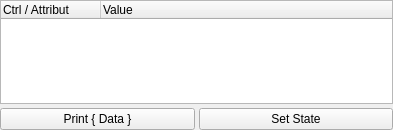
<?xml version="1.0" encoding="UTF-8"?>
<ui version="4.0">
 <class>Form</class>
 <widget class="QWidget" name="Form">
  <property name="geometry">
   <rect>
    <x>0</x>
    <y>0</y>
    <width>393</width>
    <height>130</height>
   </rect>
  </property>
  <property name="windowTitle">
   <string>Form</string>
  </property>
  <layout class="QVBoxLayout" name="verticalLayout">
   <property name="spacing">
    <number>4</number>
   </property>
   <property name="margin">
    <number>0</number>
   </property>
   <item>
    <layout class="QVBoxLayout" name="layout_attribute_state"/>
   </item>
   <item>
    <widget class="QTreeWidget" name="tree_switches">
     <column>
      <property name="text">
       <string>Ctrl / Attribut</string>
      </property>
     </column>
     <column>
      <property name="text">
       <string>Value</string>
      </property>
     </column>
    </widget>
   </item>
   <item>
    <layout class="QHBoxLayout" name="horizontalLayout">
     <item>
      <widget class="QPushButton" name="btn_print_state_switch">
       <property name="text">
        <string>Print { Data }</string>
       </property>
      </widget>
     </item>
     <item>
      <widget class="QPushButton" name="btn_set_state">
       <property name="text">
        <string>Set State</string>
       </property>
      </widget>
     </item>
    </layout>
   </item>
  </layout>
 </widget>
 <resources/>
 <connections/>
</ui>
